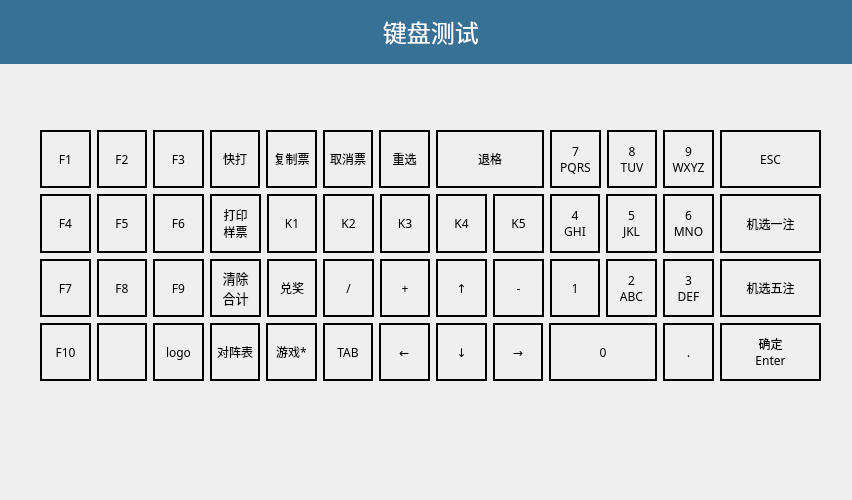
<?xml version="1.0" encoding="UTF-8"?>
<ui version="4.0">
 <class>KeyboardWidget</class>
 <widget class="QWidget" name="KeyboardWidget">
  <property name="geometry">
   <rect>
    <x>0</x>
    <y>0</y>
    <width>852</width>
    <height>500</height>
   </rect>
  </property>
  <property name="windowTitle">
   <string>Form</string>
  </property>
  <layout class="QVBoxLayout" name="verticalLayout">
   <property name="margin">
    <number>0</number>
   </property>
   <item>
    <widget class="QStackedWidget" name="stackedWidgetKeyboard">
     <property name="minimumSize">
      <size>
       <width>0</width>
       <height>251</height>
      </size>
     </property>
     <property name="currentIndex">
      <number>0</number>
     </property>
     <widget class="QWidget" name="KeyboardPage2">
      <widget class="QWidget" name="verticalLayoutWidget_2">
       <property name="geometry">
        <rect>
         <x>40</x>
         <y>130</y>
         <width>781</width>
         <height>251</height>
        </rect>
       </property>
       <property name="font">
        <font>
         <family>Abyssinica SIL</family>
         <weight>50</weight>
         <bold>false</bold>
        </font>
       </property>
       <layout class="QVBoxLayout" name="verticalLayout_6" stretch="1,1,1,1">
        <item>
         <layout class="QHBoxLayout" name="horizontalLayout_7" stretch="1,1,1,1,1,1,1,2,1,1,1,2">
          <item>
           <widget class="QLabel" name="labelKeyF1_2">
            <property name="font">
             <font>
              <family>Abyssinica SIL</family>
              <weight>50</weight>
              <bold>false</bold>
             </font>
            </property>
            <property name="frameShape">
             <enum>QFrame::WinPanel</enum>
            </property>
            <property name="frameShadow">
             <enum>QFrame::Plain</enum>
            </property>
            <property name="text">
             <string>F1</string>
            </property>
            <property name="alignment">
             <set>Qt::AlignCenter</set>
            </property>
           </widget>
          </item>
          <item>
           <widget class="QLabel" name="labelKeyF2_2">
            <property name="font">
             <font>
              <family>Abyssinica SIL</family>
              <weight>50</weight>
              <bold>false</bold>
             </font>
            </property>
            <property name="frameShape">
             <enum>QFrame::WinPanel</enum>
            </property>
            <property name="frameShadow">
             <enum>QFrame::Plain</enum>
            </property>
            <property name="text">
             <string>F2</string>
            </property>
            <property name="alignment">
             <set>Qt::AlignCenter</set>
            </property>
           </widget>
          </item>
          <item>
           <widget class="QLabel" name="labelKeyF3_2">
            <property name="font">
             <font>
              <family>Abyssinica SIL</family>
              <weight>50</weight>
              <bold>false</bold>
             </font>
            </property>
            <property name="frameShape">
             <enum>QFrame::WinPanel</enum>
            </property>
            <property name="text">
             <string>F3</string>
            </property>
            <property name="alignment">
             <set>Qt::AlignCenter</set>
            </property>
           </widget>
          </item>
          <item>
           <widget class="QLabel" name="labelKeyg_2">
            <property name="font">
             <font>
              <family>Abyssinica SIL</family>
              <weight>50</weight>
              <bold>false</bold>
             </font>
            </property>
            <property name="frameShape">
             <enum>QFrame::WinPanel</enum>
            </property>
            <property name="text">
             <string>快打</string>
            </property>
            <property name="alignment">
             <set>Qt::AlignCenter</set>
            </property>
           </widget>
          </item>
          <item>
           <widget class="QLabel" name="labelKeyn_2">
            <property name="font">
             <font>
              <family>Abyssinica SIL</family>
              <weight>50</weight>
              <bold>false</bold>
             </font>
            </property>
            <property name="frameShape">
             <enum>QFrame::WinPanel</enum>
            </property>
            <property name="text">
             <string>复制票</string>
            </property>
            <property name="alignment">
             <set>Qt::AlignCenter</set>
            </property>
           </widget>
          </item>
          <item>
           <widget class="QLabel" name="labelKeye_2">
            <property name="font">
             <font>
              <family>Abyssinica SIL</family>
              <weight>50</weight>
              <bold>false</bold>
             </font>
            </property>
            <property name="frameShape">
             <enum>QFrame::WinPanel</enum>
            </property>
            <property name="text">
             <string>取消票</string>
            </property>
            <property name="alignment">
             <set>Qt::AlignCenter</set>
            </property>
           </widget>
          </item>
          <item>
           <widget class="QLabel" name="labelKeyf_2">
            <property name="font">
             <font>
              <family>Abyssinica SIL</family>
              <weight>50</weight>
              <bold>false</bold>
             </font>
            </property>
            <property name="frameShape">
             <enum>QFrame::WinPanel</enum>
            </property>
            <property name="text">
             <string>重选</string>
            </property>
            <property name="alignment">
             <set>Qt::AlignCenter</set>
            </property>
           </widget>
          </item>
          <item>
           <widget class="QLabel" name="labelKeybackspace_2">
            <property name="sizePolicy">
             <sizepolicy hsizetype="Fixed" vsizetype="Preferred">
              <horstretch>0</horstretch>
              <verstretch>0</verstretch>
             </sizepolicy>
            </property>
            <property name="minimumSize">
             <size>
              <width>108</width>
              <height>0</height>
             </size>
            </property>
            <property name="font">
             <font>
              <family>Abyssinica SIL</family>
              <weight>50</weight>
              <bold>false</bold>
             </font>
            </property>
            <property name="frameShape">
             <enum>QFrame::WinPanel</enum>
            </property>
            <property name="text">
             <string>退格</string>
            </property>
            <property name="alignment">
             <set>Qt::AlignCenter</set>
            </property>
           </widget>
          </item>
          <item>
           <widget class="QLabel" name="labelKey7_2">
            <property name="font">
             <font>
              <family>Abyssinica SIL</family>
              <weight>50</weight>
              <bold>false</bold>
             </font>
            </property>
            <property name="frameShape">
             <enum>QFrame::WinPanel</enum>
            </property>
            <property name="text">
             <string>7
PQRS</string>
            </property>
            <property name="alignment">
             <set>Qt::AlignCenter</set>
            </property>
           </widget>
          </item>
          <item>
           <widget class="QLabel" name="labelKey8_2">
            <property name="font">
             <font>
              <family>Abyssinica SIL</family>
              <weight>50</weight>
              <bold>false</bold>
             </font>
            </property>
            <property name="frameShape">
             <enum>QFrame::WinPanel</enum>
            </property>
            <property name="text">
             <string>8
TUV</string>
            </property>
            <property name="alignment">
             <set>Qt::AlignCenter</set>
            </property>
           </widget>
          </item>
          <item>
           <widget class="QLabel" name="labelKey9_2">
            <property name="font">
             <font>
              <family>Abyssinica SIL</family>
              <weight>50</weight>
              <bold>false</bold>
             </font>
            </property>
            <property name="frameShape">
             <enum>QFrame::WinPanel</enum>
            </property>
            <property name="text">
             <string>9
WXYZ</string>
            </property>
            <property name="alignment">
             <set>Qt::AlignCenter</set>
            </property>
           </widget>
          </item>
          <item>
           <widget class="QLabel" name="labelKeyESC_2">
            <property name="font">
             <font>
              <family>Abyssinica SIL</family>
              <weight>50</weight>
              <bold>false</bold>
             </font>
            </property>
            <property name="frameShape">
             <enum>QFrame::WinPanel</enum>
            </property>
            <property name="text">
             <string>ESC</string>
            </property>
            <property name="alignment">
             <set>Qt::AlignCenter</set>
            </property>
           </widget>
          </item>
         </layout>
        </item>
        <item>
         <layout class="QHBoxLayout" name="horizontalLayout_8" stretch="1,1,1,1,1,1,1,1,1,1,1,1,2">
          <item>
           <widget class="QLabel" name="labelKeyF4_2">
            <property name="font">
             <font>
              <family>Abyssinica SIL</family>
              <weight>50</weight>
              <bold>false</bold>
             </font>
            </property>
            <property name="frameShape">
             <enum>QFrame::WinPanel</enum>
            </property>
            <property name="text">
             <string>F4</string>
            </property>
            <property name="alignment">
             <set>Qt::AlignCenter</set>
            </property>
           </widget>
          </item>
          <item>
           <widget class="QLabel" name="labelKeyF5_2">
            <property name="font">
             <font>
              <family>Abyssinica SIL</family>
              <weight>50</weight>
              <bold>false</bold>
             </font>
            </property>
            <property name="frameShape">
             <enum>QFrame::WinPanel</enum>
            </property>
            <property name="text">
             <string>F5</string>
            </property>
            <property name="alignment">
             <set>Qt::AlignCenter</set>
            </property>
           </widget>
          </item>
          <item>
           <widget class="QLabel" name="labelKeyF6_2">
            <property name="font">
             <font>
              <family>Abyssinica SIL</family>
              <weight>50</weight>
              <bold>false</bold>
             </font>
            </property>
            <property name="frameShape">
             <enum>QFrame::WinPanel</enum>
            </property>
            <property name="text">
             <string>F6</string>
            </property>
            <property name="alignment">
             <set>Qt::AlignCenter</set>
            </property>
           </widget>
          </item>
          <item>
           <widget class="QLabel" name="labelKeyo_2">
            <property name="font">
             <font>
              <family>Abyssinica SIL</family>
              <weight>50</weight>
              <bold>false</bold>
             </font>
            </property>
            <property name="frameShape">
             <enum>QFrame::WinPanel</enum>
            </property>
            <property name="text">
             <string>打印
样票</string>
            </property>
            <property name="alignment">
             <set>Qt::AlignCenter</set>
            </property>
           </widget>
          </item>
          <item>
           <widget class="QLabel" name="labelKeyh_2">
            <property name="font">
             <font>
              <family>Abyssinica SIL</family>
              <weight>50</weight>
              <bold>false</bold>
             </font>
            </property>
            <property name="frameShape">
             <enum>QFrame::WinPanel</enum>
            </property>
            <property name="text">
             <string>K1</string>
            </property>
            <property name="alignment">
             <set>Qt::AlignCenter</set>
            </property>
           </widget>
          </item>
          <item>
           <widget class="QLabel" name="labelKeyi_2">
            <property name="font">
             <font>
              <family>Abyssinica SIL</family>
              <weight>50</weight>
              <bold>false</bold>
             </font>
            </property>
            <property name="frameShape">
             <enum>QFrame::WinPanel</enum>
            </property>
            <property name="text">
             <string>K2</string>
            </property>
            <property name="alignment">
             <set>Qt::AlignCenter</set>
            </property>
           </widget>
          </item>
          <item>
           <widget class="QLabel" name="labelKeyj_2">
            <property name="font">
             <font>
              <family>Abyssinica SIL</family>
              <weight>50</weight>
              <bold>false</bold>
             </font>
            </property>
            <property name="frameShape">
             <enum>QFrame::WinPanel</enum>
            </property>
            <property name="text">
             <string>K3</string>
            </property>
            <property name="alignment">
             <set>Qt::AlignCenter</set>
            </property>
           </widget>
          </item>
          <item>
           <widget class="QLabel" name="labelKeyk_2">
            <property name="font">
             <font>
              <family>Abyssinica SIL</family>
              <weight>50</weight>
              <bold>false</bold>
             </font>
            </property>
            <property name="frameShape">
             <enum>QFrame::WinPanel</enum>
            </property>
            <property name="text">
             <string>K4</string>
            </property>
            <property name="alignment">
             <set>Qt::AlignCenter</set>
            </property>
           </widget>
          </item>
          <item>
           <widget class="QLabel" name="labelKeyl_2">
            <property name="font">
             <font>
              <family>Abyssinica SIL</family>
              <weight>50</weight>
              <bold>false</bold>
             </font>
            </property>
            <property name="frameShape">
             <enum>QFrame::WinPanel</enum>
            </property>
            <property name="text">
             <string>K5</string>
            </property>
            <property name="alignment">
             <set>Qt::AlignCenter</set>
            </property>
           </widget>
          </item>
          <item>
           <widget class="QLabel" name="labelKey4_2">
            <property name="font">
             <font>
              <family>Abyssinica SIL</family>
              <weight>50</weight>
              <bold>false</bold>
             </font>
            </property>
            <property name="frameShape">
             <enum>QFrame::WinPanel</enum>
            </property>
            <property name="text">
             <string>4
GHI</string>
            </property>
            <property name="alignment">
             <set>Qt::AlignCenter</set>
            </property>
           </widget>
          </item>
          <item>
           <widget class="QLabel" name="labelKey5_2">
            <property name="font">
             <font>
              <family>Abyssinica SIL</family>
              <weight>50</weight>
              <bold>false</bold>
             </font>
            </property>
            <property name="frameShape">
             <enum>QFrame::WinPanel</enum>
            </property>
            <property name="text">
             <string>5
JKL</string>
            </property>
            <property name="alignment">
             <set>Qt::AlignCenter</set>
            </property>
           </widget>
          </item>
          <item>
           <widget class="QLabel" name="labelKey6_2">
            <property name="font">
             <font>
              <family>Abyssinica SIL</family>
              <weight>50</weight>
              <bold>false</bold>
             </font>
            </property>
            <property name="frameShape">
             <enum>QFrame::WinPanel</enum>
            </property>
            <property name="text">
             <string>6
MNO</string>
            </property>
            <property name="alignment">
             <set>Qt::AlignCenter</set>
            </property>
           </widget>
          </item>
          <item>
           <widget class="QLabel" name="labelKeya_2">
            <property name="font">
             <font>
              <family>Abyssinica SIL</family>
              <weight>50</weight>
              <bold>false</bold>
             </font>
            </property>
            <property name="frameShape">
             <enum>QFrame::WinPanel</enum>
            </property>
            <property name="text">
             <string>机选一注</string>
            </property>
            <property name="alignment">
             <set>Qt::AlignCenter</set>
            </property>
           </widget>
          </item>
         </layout>
        </item>
        <item>
         <layout class="QHBoxLayout" name="horizontalLayout_9" stretch="1,1,1,1,1,1,1,1,1,1,1,1,2">
          <item>
           <widget class="QLabel" name="labelKeyF7_2">
            <property name="font">
             <font>
              <family>Abyssinica SIL</family>
              <weight>50</weight>
              <bold>false</bold>
             </font>
            </property>
            <property name="frameShape">
             <enum>QFrame::WinPanel</enum>
            </property>
            <property name="text">
             <string>F7</string>
            </property>
            <property name="alignment">
             <set>Qt::AlignCenter</set>
            </property>
           </widget>
          </item>
          <item>
           <widget class="QLabel" name="labelKeyF8_2">
            <property name="font">
             <font>
              <family>Abyssinica SIL</family>
              <weight>50</weight>
              <bold>false</bold>
             </font>
            </property>
            <property name="frameShape">
             <enum>QFrame::WinPanel</enum>
            </property>
            <property name="text">
             <string>F8</string>
            </property>
            <property name="alignment">
             <set>Qt::AlignCenter</set>
            </property>
           </widget>
          </item>
          <item>
           <widget class="QLabel" name="labelKeyF9_2">
            <property name="font">
             <font>
              <family>Abyssinica SIL</family>
              <weight>50</weight>
              <bold>false</bold>
             </font>
            </property>
            <property name="frameShape">
             <enum>QFrame::WinPanel</enum>
            </property>
            <property name="text">
             <string>F9</string>
            </property>
            <property name="alignment">
             <set>Qt::AlignCenter</set>
            </property>
           </widget>
          </item>
          <item>
           <widget class="QLabel" name="labelKeyc_2">
            <property name="font">
             <font>
              <family>Abyssinica SIL</family>
              <pointsize>10</pointsize>
              <weight>50</weight>
              <bold>false</bold>
             </font>
            </property>
            <property name="frameShape">
             <enum>QFrame::WinPanel</enum>
            </property>
            <property name="text">
             <string>清除
合计</string>
            </property>
            <property name="alignment">
             <set>Qt::AlignCenter</set>
            </property>
           </widget>
          </item>
          <item>
           <widget class="QLabel" name="labelKeyd_2">
            <property name="font">
             <font>
              <family>Abyssinica SIL</family>
              <weight>50</weight>
              <bold>false</bold>
             </font>
            </property>
            <property name="frameShape">
             <enum>QFrame::WinPanel</enum>
            </property>
            <property name="text">
             <string>兑奖</string>
            </property>
            <property name="alignment">
             <set>Qt::AlignCenter</set>
            </property>
           </widget>
          </item>
          <item>
           <widget class="QLabel" name="labelKeySlash_2">
            <property name="font">
             <font>
              <family>Abyssinica SIL</family>
              <weight>50</weight>
              <bold>false</bold>
             </font>
            </property>
            <property name="frameShape">
             <enum>QFrame::WinPanel</enum>
            </property>
            <property name="text">
             <string>/</string>
            </property>
            <property name="alignment">
             <set>Qt::AlignCenter</set>
            </property>
           </widget>
          </item>
          <item>
           <widget class="QLabel" name="labelKeyadd_2">
            <property name="font">
             <font>
              <family>Abyssinica SIL</family>
              <weight>50</weight>
              <bold>false</bold>
             </font>
            </property>
            <property name="frameShape">
             <enum>QFrame::WinPanel</enum>
            </property>
            <property name="text">
             <string>+</string>
            </property>
            <property name="alignment">
             <set>Qt::AlignCenter</set>
            </property>
           </widget>
          </item>
          <item>
           <widget class="QLabel" name="labelKeyup_2">
            <property name="font">
             <font>
              <family>Abyssinica SIL</family>
              <weight>50</weight>
              <bold>false</bold>
             </font>
            </property>
            <property name="frameShape">
             <enum>QFrame::WinPanel</enum>
            </property>
            <property name="text">
             <string>↑</string>
            </property>
            <property name="alignment">
             <set>Qt::AlignCenter</set>
            </property>
           </widget>
          </item>
          <item>
           <widget class="QLabel" name="labelKeysub_2">
            <property name="font">
             <font>
              <family>Abyssinica SIL</family>
              <weight>50</weight>
              <bold>false</bold>
             </font>
            </property>
            <property name="frameShape">
             <enum>QFrame::WinPanel</enum>
            </property>
            <property name="text">
             <string>-</string>
            </property>
            <property name="alignment">
             <set>Qt::AlignCenter</set>
            </property>
           </widget>
          </item>
          <item>
           <widget class="QLabel" name="labelKey1_2">
            <property name="font">
             <font>
              <family>Abyssinica SIL</family>
              <weight>50</weight>
              <bold>false</bold>
             </font>
            </property>
            <property name="frameShape">
             <enum>QFrame::WinPanel</enum>
            </property>
            <property name="text">
             <string>1</string>
            </property>
            <property name="alignment">
             <set>Qt::AlignCenter</set>
            </property>
           </widget>
          </item>
          <item>
           <widget class="QLabel" name="labelKey2_2">
            <property name="font">
             <font>
              <family>Abyssinica SIL</family>
              <weight>50</weight>
              <bold>false</bold>
             </font>
            </property>
            <property name="frameShape">
             <enum>QFrame::WinPanel</enum>
            </property>
            <property name="text">
             <string>2
ABC</string>
            </property>
            <property name="alignment">
             <set>Qt::AlignCenter</set>
            </property>
           </widget>
          </item>
          <item>
           <widget class="QLabel" name="labelKey3_2">
            <property name="font">
             <font>
              <family>Abyssinica SIL</family>
              <weight>50</weight>
              <bold>false</bold>
             </font>
            </property>
            <property name="frameShape">
             <enum>QFrame::WinPanel</enum>
            </property>
            <property name="text">
             <string>3
DEF</string>
            </property>
            <property name="alignment">
             <set>Qt::AlignCenter</set>
            </property>
           </widget>
          </item>
          <item>
           <widget class="QLabel" name="labelKeyb_2">
            <property name="font">
             <font>
              <family>Abyssinica SIL</family>
              <weight>50</weight>
              <bold>false</bold>
             </font>
            </property>
            <property name="frameShape">
             <enum>QFrame::WinPanel</enum>
            </property>
            <property name="text">
             <string>机选五注</string>
            </property>
            <property name="alignment">
             <set>Qt::AlignCenter</set>
            </property>
           </widget>
          </item>
         </layout>
        </item>
        <item>
         <layout class="QHBoxLayout" name="horizontalLayout_10" stretch="1,1,1,1,1,1,1,1,1,2,1,2">
          <item>
           <widget class="QLabel" name="labelKeyF10_2">
            <property name="font">
             <font>
              <family>Abyssinica SIL</family>
              <weight>50</weight>
              <bold>false</bold>
             </font>
            </property>
            <property name="frameShape">
             <enum>QFrame::WinPanel</enum>
            </property>
            <property name="text">
             <string>F10</string>
            </property>
            <property name="alignment">
             <set>Qt::AlignCenter</set>
            </property>
           </widget>
          </item>
          <item>
           <widget class="QLabel" name="label_30">
            <property name="font">
             <font>
              <family>Abyssinica SIL</family>
              <weight>50</weight>
              <bold>false</bold>
             </font>
            </property>
            <property name="frameShape">
             <enum>QFrame::WinPanel</enum>
            </property>
            <property name="text">
             <string/>
            </property>
           </widget>
          </item>
          <item>
           <widget class="QLabel" name="labelKeyCtrl_2">
            <property name="font">
             <font>
              <family>Abyssinica SIL</family>
              <weight>50</weight>
              <bold>false</bold>
             </font>
            </property>
            <property name="frameShape">
             <enum>QFrame::WinPanel</enum>
            </property>
            <property name="text">
             <string>logo</string>
            </property>
            <property name="alignment">
             <set>Qt::AlignCenter</set>
            </property>
           </widget>
          </item>
          <item>
           <widget class="QLabel" name="labelKeym_2">
            <property name="font">
             <font>
              <family>Abyssinica SIL</family>
              <weight>50</weight>
              <bold>false</bold>
             </font>
            </property>
            <property name="frameShape">
             <enum>QFrame::WinPanel</enum>
            </property>
            <property name="text">
             <string>对阵表</string>
            </property>
            <property name="alignment">
             <set>Qt::AlignCenter</set>
            </property>
           </widget>
          </item>
          <item>
           <widget class="QLabel" name="labelKeyasterisk_2">
            <property name="font">
             <font>
              <family>Abyssinica SIL</family>
              <weight>50</weight>
              <bold>false</bold>
             </font>
            </property>
            <property name="frameShape">
             <enum>QFrame::WinPanel</enum>
            </property>
            <property name="text">
             <string>游戏*</string>
            </property>
            <property name="alignment">
             <set>Qt::AlignCenter</set>
            </property>
           </widget>
          </item>
          <item>
           <widget class="QLabel" name="labelKeyTAB_2">
            <property name="font">
             <font>
              <family>Abyssinica SIL</family>
              <weight>50</weight>
              <bold>false</bold>
             </font>
            </property>
            <property name="frameShape">
             <enum>QFrame::WinPanel</enum>
            </property>
            <property name="text">
             <string>TAB</string>
            </property>
            <property name="alignment">
             <set>Qt::AlignCenter</set>
            </property>
           </widget>
          </item>
          <item>
           <widget class="QLabel" name="labelKeyleft_2">
            <property name="font">
             <font>
              <family>Abyssinica SIL</family>
              <weight>50</weight>
              <bold>false</bold>
             </font>
            </property>
            <property name="frameShape">
             <enum>QFrame::WinPanel</enum>
            </property>
            <property name="text">
             <string>←</string>
            </property>
            <property name="alignment">
             <set>Qt::AlignCenter</set>
            </property>
           </widget>
          </item>
          <item>
           <widget class="QLabel" name="labelKeydown_2">
            <property name="font">
             <font>
              <family>Abyssinica SIL</family>
              <weight>50</weight>
              <bold>false</bold>
             </font>
            </property>
            <property name="frameShape">
             <enum>QFrame::WinPanel</enum>
            </property>
            <property name="text">
             <string>↓</string>
            </property>
            <property name="alignment">
             <set>Qt::AlignCenter</set>
            </property>
           </widget>
          </item>
          <item>
           <widget class="QLabel" name="labelKeyright_2">
            <property name="font">
             <font>
              <family>Abyssinica SIL</family>
              <weight>50</weight>
              <bold>false</bold>
             </font>
            </property>
            <property name="frameShape">
             <enum>QFrame::WinPanel</enum>
            </property>
            <property name="text">
             <string>→</string>
            </property>
            <property name="alignment">
             <set>Qt::AlignCenter</set>
            </property>
           </widget>
          </item>
          <item>
           <widget class="QLabel" name="labelKey0_2">
            <property name="sizePolicy">
             <sizepolicy hsizetype="Fixed" vsizetype="Preferred">
              <horstretch>0</horstretch>
              <verstretch>0</verstretch>
             </sizepolicy>
            </property>
            <property name="minimumSize">
             <size>
              <width>108</width>
              <height>0</height>
             </size>
            </property>
            <property name="font">
             <font>
              <family>Abyssinica SIL</family>
              <weight>50</weight>
              <bold>false</bold>
             </font>
            </property>
            <property name="frameShape">
             <enum>QFrame::WinPanel</enum>
            </property>
            <property name="text">
             <string>0</string>
            </property>
            <property name="alignment">
             <set>Qt::AlignCenter</set>
            </property>
           </widget>
          </item>
          <item>
           <widget class="QLabel" name="labelKeydot_2">
            <property name="font">
             <font>
              <family>Abyssinica SIL</family>
              <pointsize>10</pointsize>
              <weight>50</weight>
              <bold>false</bold>
             </font>
            </property>
            <property name="frameShape">
             <enum>QFrame::WinPanel</enum>
            </property>
            <property name="text">
             <string>.</string>
            </property>
            <property name="alignment">
             <set>Qt::AlignCenter</set>
            </property>
           </widget>
          </item>
          <item>
           <widget class="QLabel" name="labelKeyEnter_2">
            <property name="font">
             <font>
              <family>Abyssinica SIL</family>
              <weight>50</weight>
              <bold>false</bold>
             </font>
            </property>
            <property name="frameShape">
             <enum>QFrame::WinPanel</enum>
            </property>
            <property name="text">
             <string>确定
Enter</string>
            </property>
            <property name="alignment">
             <set>Qt::AlignCenter</set>
            </property>
           </widget>
          </item>
         </layout>
        </item>
       </layout>
      </widget>
      <widget class="QLabel" name="label_6">
       <property name="geometry">
        <rect>
         <x>0</x>
         <y>0</y>
         <width>855</width>
         <height>64</height>
        </rect>
       </property>
       <property name="styleSheet">
        <string notr="true">background-color:rgb(55, 113, 150)</string>
       </property>
       <property name="text">
        <string>&lt;!DOCTYPE HTML PUBLIC &quot;-//W3C//DTD HTML 4.0//EN&quot; &quot;http://www.w3.org/TR/REC-html40/strict.dtd&quot;&gt;
&lt;html&gt;&lt;head&gt;&lt;meta name=&quot;qrichtext&quot; content=&quot;1&quot; /&gt;&lt;style type=&quot;text/css&quot;&gt;
p, li { white-space: pre-wrap; }
&lt;/style&gt;&lt;/head&gt;&lt;body style=&quot; font-family:'Sans'; font-size:10pt; font-weight:400; font-style:normal;&quot;&gt;
&lt;p style=&quot; margin-top:0px; margin-bottom:0px; margin-left:0px; margin-right:0px; -qt-block-indent:0; text-indent:0px;&quot;&gt;&lt;span style=&quot; font-size:18pt; color:#ffffff;&quot;&gt; 键盘测试&lt;/span&gt;&lt;/p&gt;&lt;/body&gt;&lt;/html&gt;</string>
       </property>
       <property name="alignment">
        <set>Qt::AlignCenter</set>
       </property>
      </widget>
      <widget class="QLabel" name="labelShowInfo">
       <property name="geometry">
        <rect>
         <x>260</x>
         <y>390</y>
         <width>341</width>
         <height>50</height>
        </rect>
       </property>
       <property name="minimumSize">
        <size>
         <width>0</width>
         <height>50</height>
        </size>
       </property>
       <property name="maximumSize">
        <size>
         <width>16777215</width>
         <height>50</height>
        </size>
       </property>
       <property name="font">
        <font>
         <pointsize>14</pointsize>
        </font>
       </property>
       <property name="text">
        <string/>
       </property>
       <property name="alignment">
        <set>Qt::AlignCenter</set>
       </property>
      </widget>
     </widget>
    </widget>
   </item>
  </layout>
 </widget>
 <resources/>
 <connections/>
</ui>
